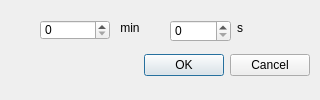
<?xml version="1.0" encoding="UTF-8"?>
<ui version="4.0">
 <class>GotoWnd</class>
 <widget class="QDialog" name="GotoWnd">
  <property name="geometry">
   <rect>
    <x>0</x>
    <y>0</y>
    <width>320</width>
    <height>100</height>
   </rect>
  </property>
  <property name="windowTitle">
   <string>Goto</string>
  </property>
  <widget class="QDialogButtonBox" name="buttonBox">
   <property name="geometry">
    <rect>
     <x>10</x>
     <y>50</y>
     <width>300</width>
     <height>30</height>
    </rect>
   </property>
   <property name="orientation">
    <enum>Qt::Horizontal</enum>
   </property>
   <property name="standardButtons">
    <set>QDialogButtonBox::Cancel|QDialogButtonBox::Ok</set>
   </property>
  </widget>
  <widget class="QLabel" name="label">
   <property name="geometry">
    <rect>
     <x>110</x>
     <y>20</y>
     <width>40</width>
     <height>15</height>
    </rect>
   </property>
   <property name="text">
    <string>min</string>
   </property>
   <property name="alignment">
    <set>Qt::AlignCenter</set>
   </property>
  </widget>
  <widget class="QLabel" name="label_2">
   <property name="geometry">
    <rect>
     <x>230</x>
     <y>20</y>
     <width>20</width>
     <height>15</height>
    </rect>
   </property>
   <property name="text">
    <string>s</string>
   </property>
   <property name="alignment">
    <set>Qt::AlignCenter</set>
   </property>
  </widget>
  <widget class="QSpinBox" name="spinBoxM">
   <property name="geometry">
    <rect>
     <x>40</x>
     <y>20</y>
     <width>70</width>
     <height>20</height>
    </rect>
   </property>
  </widget>
  <widget class="QSpinBox" name="spinBoxS">
   <property name="geometry">
    <rect>
     <x>170</x>
     <y>20</y>
     <width>61</width>
     <height>22</height>
    </rect>
   </property>
  </widget>
 </widget>
 <resources/>
 <connections>
  <connection>
   <sender>buttonBox</sender>
   <signal>accepted()</signal>
   <receiver>GotoWnd</receiver>
   <slot>accept()</slot>
   <hints>
    <hint type="sourcelabel">
     <x>250</x>
     <y>250</y>
    </hint>
    <hint type="destinationlabel">
     <x>160</x>
     <y>270</y>
    </hint>
   </hints>
  </connection>
  <connection>
   <sender>buttonBox</sender>
   <signal>rejected()</signal>
   <receiver>GotoWnd</receiver>
   <slot>reject()</slot>
   <hints>
    <hint type="sourcelabel">
     <x>320</x>
     <y>260</y>
    </hint>
    <hint type="destinationlabel">
     <x>280</x>
     <y>280</y>
    </hint>
   </hints>
  </connection>
 </connections>
</ui>
